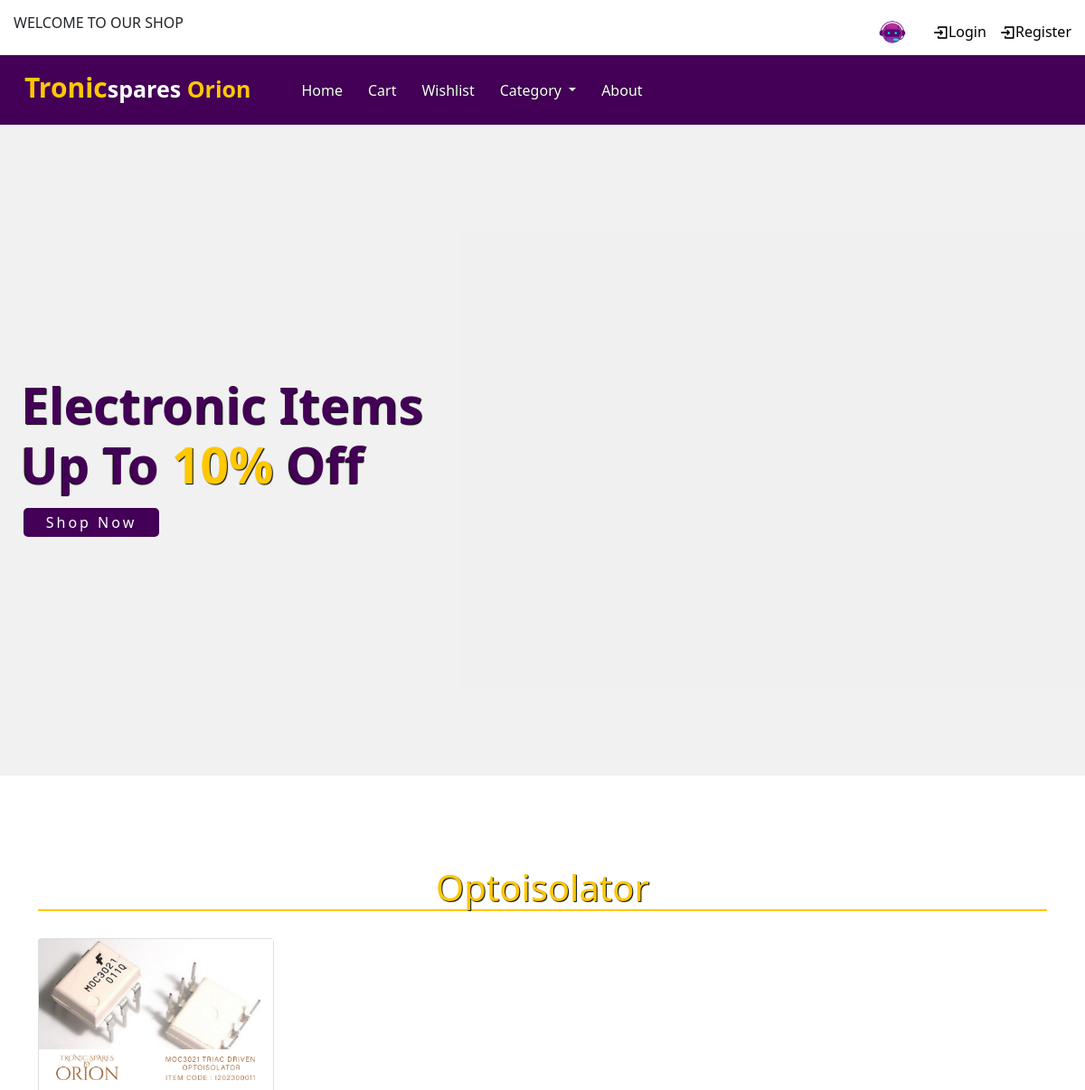
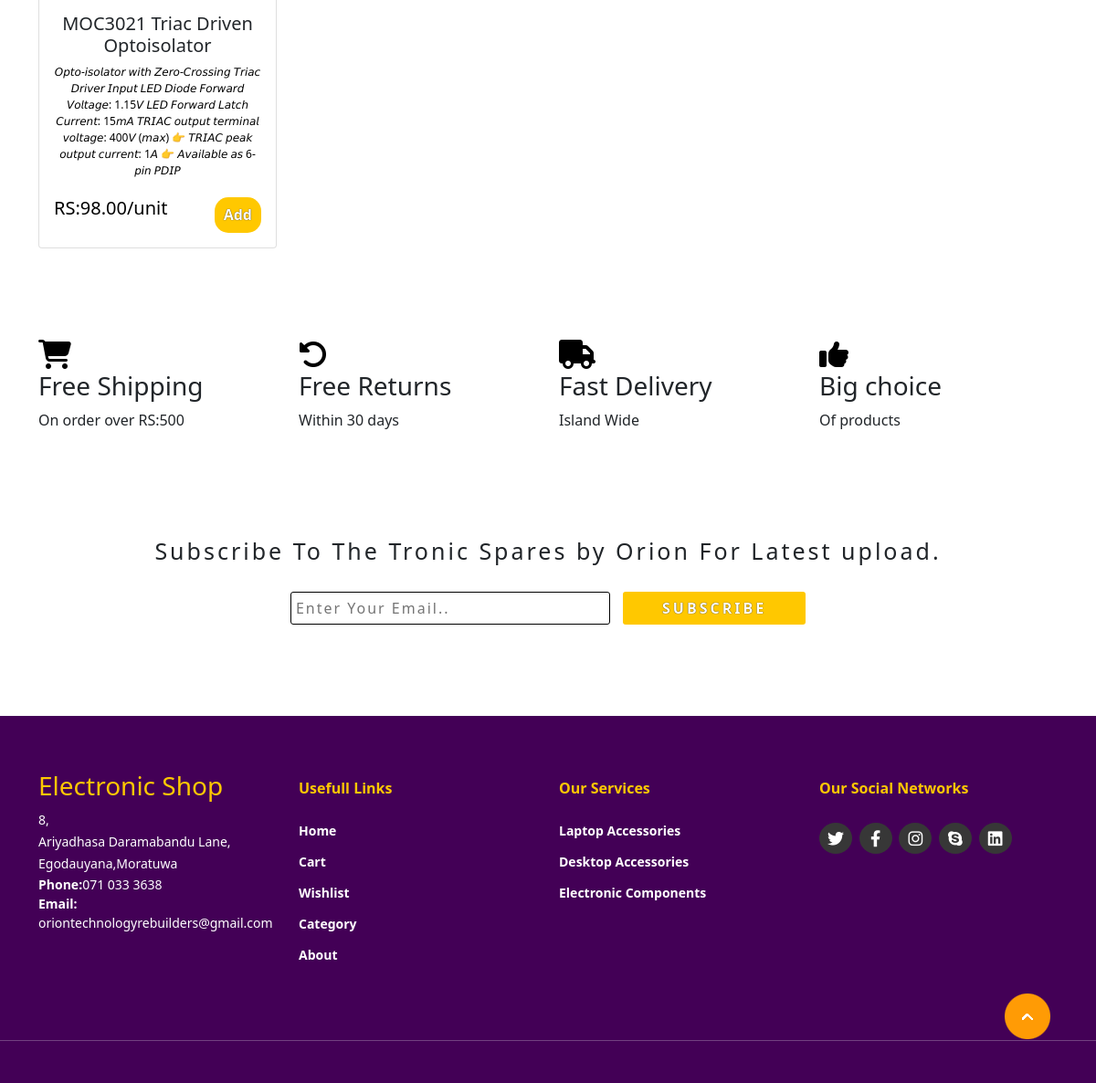
The app's page /user/category.php?name=Optoisolator with its own data (2 pictures, top to bottom).
### tables this page shows
CREATE TABLE `products` (
  `id` int(11) NOT NULL,
  `category_id` int(11) NOT NULL,
  `category` varchar(255) DEFAULT NULL,
  `name` varchar(255) DEFAULT NULL,
  `item_no` varchar(50) DEFAULT NULL,
  `quantity` int(11) DEFAULT NULL,
  `product_image` varchar(255) DEFAULT NULL,
  `description` text DEFAULT NULL,
  `datasheet` varchar(255) DEFAULT NULL,
  `price` decimal(10,2) DEFAULT NULL
);

### user/category.php (the view, shortened to what this page needs)
<!DOCTYPE html>
<html lang="en">
<head>
    <link rel="stylesheet" href="style.css">
    <link rel="stylesheet" href="https://cdnjs.cloudflare.com/ajax/libs/font-awesome/6.2.0/css/all.min.css">
    <link href="https://cdn.jsdelivr.net/npm/bootstrap@5.0.2/dist/css/bootstrap.min.css" rel="stylesheet">
</head>
<body>
<?php
require_once("..//config.php");
if(isset($_GET['name'])){
    $category_name = $_GET['name'];
    $result = $conn->query("SELECT * FROM categories WHERE name = '$category_name'");
    if ($result && $result->num_rows > 0) {
        require_once('top_nav.php');
        require_once('nav.php');
        require_once('home.php');
?>
        <div class="container" id="product-cards">
            <h1 class="text-center"><?php echo $category_name; ?></h1>
            <div class="row" style="margin-top: 30px;">
                <?php
               $server = "localhost";
               $database = "tronic_spares_by_orion";
               $user = "root";
               $password = "";
               $conn = mysqli_connect($server, $user, $password, $database);
                $select_query = "SELECT * FROM categories
                INNER JOIN products ON categories.name = products.category
                WHERE categories.name = '$category_name'
                ORDER BY products.id ASC";
                $result_query = mysqli_query($conn, $select_query);
                if ($result_query && mysqli_num_rows($result_query) > 0) {
                    while ($row = mysqli_fetch_array($result_query)) {
                ?>
                        <div class='col-md-3 py-3 py-md-0'>
                            <form method='post' action='product.php'>
                                <div class='card'>
                                    <img src='../admin/product_images/<?php echo $row['product_image']; ?>' alt=''>
                                    <div class='card-body'>
                                        <h5 class='text-center'><?php echo $row["name"]; ?></h5>
                                        <p class='text-center'><?php echo $row["description"] ?? "No description available"; ?></p>
                                        <?php
                                        if ($row["quantity"] <= 0) {
                                        echo "<h2><h2>RS:" . $row['price'] . "/unit <span style='width:80px display: inline-block;'></span> <span>Out of Stock</span></h2>";
                                        } else {
                                        echo "<h2>RS:" . $row['price'] . "/unit <span style='width:80px display: inline-block;'></span> <span><input type='submit' name='add' id='btnlogin'' value='Add'></span></h2>";
                                        }
                                        ?>
                                    </div>
                                </div>
                            </form>
                        </div>
                <?php
                    }
                }
                ?>
            </div>
        </div>
<?php
        require_once("offer.php");
        require_once("newsletter.php");
        require_once("footer.php");
    } else {
        $category_name = "Category Not Found";
        $category_description = "This category does not exist.";
    }
} else {
    $category_name = "Category Not Found";
    $category_description = "No category provided.";
}
?>
<a href="#" class="arrow"><i><img src="./images/arrow.png" alt=""></i></a>
</body>
</html>

### user/style.css (style rules this page uses)
#product-cards { margin-top: 100px; }
#product-cards h1 { color: #ffc800; text-shadow: 1px 1px 1px black; border-bottom: 2px solid #ffc800; }
#product-cards .card p { font-size: 12px; margin-top: 5px; color: black; }
#product-cards .card h2 { font-size: 20px; color: black; margin-top: 20px; }
#product-cards .card h2 span { float: right; color: black; cursor: pointer; }
html { scroll-behavior: smooth; }
.arrow { position: fixed; width: 50px; height: 50px; bottom: 50px; right: 50px; text-decoration: none; text-align: center; line-height: 50px; }
#btnlogin { padding-top: 10px; padding: 10px; text-decoration: none; border-radius: 15px; background-color: #ffc800; color: white; font-weight: bold; border: none; text-shadow: 0px 0px 1px black; }
input[type="submit"] { background-color: #4caf50; color: #fff; border: none; padding: 10px 20px; font-size: 16px; cursor: pointer; border-radius: 4px; }

### records on screen
products: product_image (picture), name "MOC3021 Triac Driven Optoisolator", description "𝘖𝘱𝘵𝘰-𝘪𝘴𝘰𝘭𝘢𝘵𝘰𝘳 𝘸𝘪𝘵𝘩 𝘡𝘦𝘳𝘰-𝘊𝘳𝘰𝘴𝘴𝘪𝘯𝘨 𝘛𝘳𝘪𝘢𝘤 𝘋𝘳𝘪𝘷𝘦𝘳 𝘐𝘯𝘱𝘶𝘵 𝘓𝘌𝘋 𝘋𝘪𝘰𝘥𝘦 𝘍𝘰𝘳𝘸𝘢𝘳𝘥 𝘝𝘰𝘭𝘵𝘢𝘨𝘦: 1.15𝘝 𝘓𝘌𝘋 𝘍𝘰𝘳𝘸𝘢𝘳𝘥 𝘓𝘢𝘵𝘤𝘩 𝘊𝘶𝘳𝘳𝘦𝘯𝘵: 15𝘮𝘈 𝘛𝘙𝘐𝘈𝘊 𝘰𝘶𝘵𝘱𝘶𝘵 𝘵𝘦𝘳𝘮𝘪𝘯𝘢𝘭 𝘷𝘰𝘭𝘵𝘢𝘨𝘦: 400𝘝 (𝘮𝘢𝘹) 👉 𝘛𝘙𝘐𝘈𝘊 𝘱𝘦𝘢𝘬 𝘰𝘶𝘵𝘱𝘶𝘵 𝘤𝘶𝘳𝘳𝘦𝘯𝘵: 1𝘈 👉 𝘈𝘷𝘢𝘪𝘭𝘢𝘣𝘭𝘦 𝘢𝘴 6-𝘱𝘪𝘯 𝘗𝘋𝘐𝘗", price "98.00"

### other values on screen
$category_name "Optoisolator"
